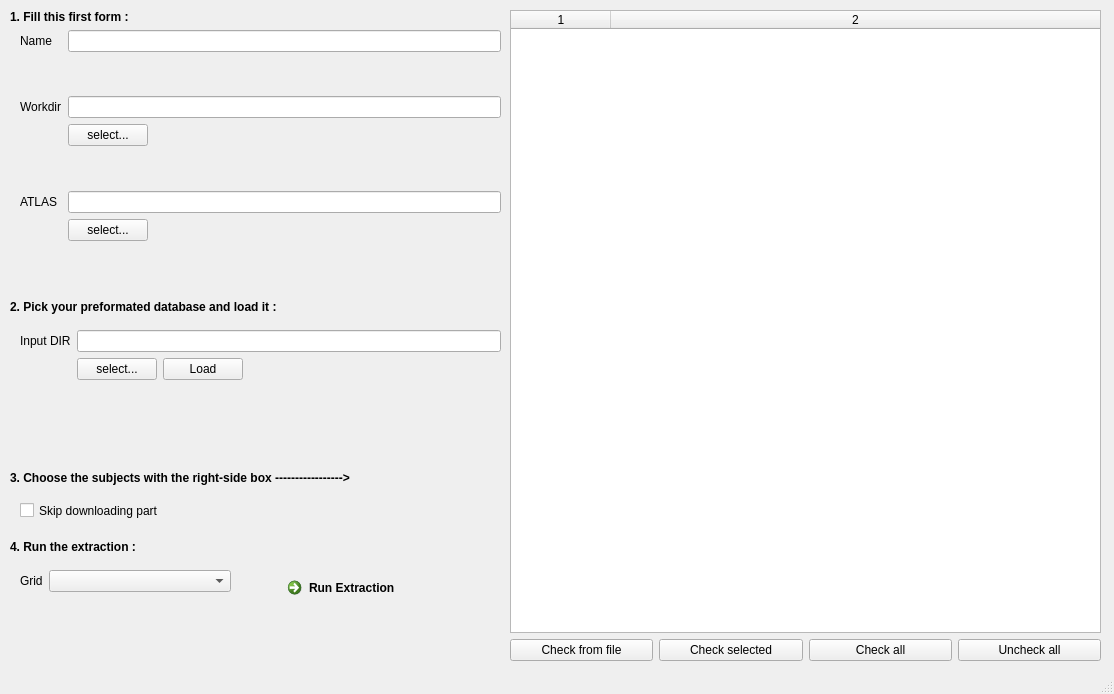
<?xml version="1.0" encoding="UTF-8"?>
<ui version="4.0">
 <class>LesionTool</class>
 <widget class="QMainWindow" name="LesionTool">
  <property name="geometry">
   <rect>
    <x>0</x>
    <y>0</y>
    <width>1114</width>
    <height>694</height>
   </rect>
  </property>
  <property name="windowTitle">
   <string>WAIMEA Tool</string>
  </property>
  <widget class="QWidget" name="centralwidget">
   <widget class="QWidget" name="formLayoutWidget">
    <property name="geometry">
     <rect>
      <x>20</x>
      <y>570</y>
      <width>211</width>
      <height>61</height>
     </rect>
    </property>
    <layout class="QFormLayout" name="formLayout_2">
     <property name="fieldGrowthPolicy">
      <enum>QFormLayout::AllNonFixedFieldsGrow</enum>
     </property>
     <item row="1" column="0">
      <widget class="QLabel" name="label_29">
       <property name="text">
        <string>Grid</string>
       </property>
      </widget>
     </item>
     <item row="1" column="1">
      <widget class="QComboBox" name="grid_selector"/>
     </item>
    </layout>
   </widget>
   <widget class="QWidget" name="verticalLayoutWidget_2">
    <property name="geometry">
     <rect>
      <x>510</x>
      <y>10</y>
      <width>591</width>
      <height>651</height>
     </rect>
    </property>
    <layout class="QVBoxLayout" name="experimentsWidget">
     <item>
      <widget class="QTableWidget" name="SubjectWidget">
       <property name="frameShape">
        <enum>QFrame::StyledPanel</enum>
       </property>
       <property name="editTriggers">
        <set>QAbstractItemView::NoEditTriggers</set>
       </property>
       <property name="alternatingRowColors">
        <bool>true</bool>
       </property>
       <property name="gridStyle">
        <enum>Qt::NoPen</enum>
       </property>
       <property name="sortingEnabled">
        <bool>true</bool>
       </property>
       <property name="columnCount">
        <number>2</number>
       </property>
       <attribute name="horizontalHeaderCascadingSectionResizes">
        <bool>false</bool>
       </attribute>
       <attribute name="horizontalHeaderShowSortIndicator" stdset="0">
        <bool>true</bool>
       </attribute>
       <attribute name="horizontalHeaderStretchLastSection">
        <bool>true</bool>
       </attribute>
       <attribute name="verticalHeaderShowSortIndicator" stdset="0">
        <bool>true</bool>
       </attribute>
       <attribute name="verticalHeaderStretchLastSection">
        <bool>false</bool>
       </attribute>
       <column/>
       <column/>
      </widget>
     </item>
     <item>
      <layout class="QHBoxLayout" name="horizontalLayout">
       <item>
        <widget class="QPushButton" name="selectFromFile">
         <property name="text">
          <string>Check from file</string>
         </property>
        </widget>
       </item>
       <item>
        <widget class="QPushButton" name="selectionToggle">
         <property name="text">
          <string>Check selected</string>
         </property>
        </widget>
       </item>
       <item>
        <widget class="QPushButton" name="selectAll">
         <property name="text">
          <string>Check all</string>
         </property>
        </widget>
       </item>
       <item>
        <widget class="QPushButton" name="unselectAll">
         <property name="text">
          <string>Uncheck all</string>
         </property>
        </widget>
       </item>
      </layout>
     </item>
    </layout>
   </widget>
   <widget class="QLabel" name="label_4">
    <property name="geometry">
     <rect>
      <x>10</x>
      <y>540</y>
      <width>157</width>
      <height>14</height>
     </rect>
    </property>
    <property name="text">
     <string>&lt;html&gt;&lt;head/&gt;&lt;body&gt;&lt;p&gt;&lt;span style=&quot; font-weight:600;&quot;&gt;4. Run the extraction :&lt;/span&gt;&lt;/p&gt;&lt;/body&gt;&lt;/html&gt;</string>
    </property>
   </widget>
   <widget class="QLabel" name="label_3">
    <property name="geometry">
     <rect>
      <x>10</x>
      <y>300</y>
      <width>409</width>
      <height>14</height>
     </rect>
    </property>
    <property name="text">
     <string>&lt;html&gt;&lt;head/&gt;&lt;body&gt;&lt;p&gt;&lt;span style=&quot; font-weight:600;&quot;&gt;2. Pick your preformated database and load it :&lt;/span&gt;&lt;/p&gt;&lt;/body&gt;&lt;/html&gt;</string>
    </property>
   </widget>
   <widget class="QWidget" name="formLayoutWidget_2">
    <property name="geometry">
     <rect>
      <x>20</x>
      <y>330</y>
      <width>481</width>
      <height>71</height>
     </rect>
    </property>
    <layout class="QFormLayout" name="formLayout_3">
     <property name="fieldGrowthPolicy">
      <enum>QFormLayout::ExpandingFieldsGrow</enum>
     </property>
     <item row="0" column="1">
      <widget class="QLineEdit" name="inputDir">
       <property name="toolTip">
        <string>XNAT server address</string>
       </property>
       <property name="inputMethodHints">
        <set>Qt::ImhUrlCharactersOnly</set>
       </property>
       <property name="text">
        <string/>
       </property>
      </widget>
     </item>
     <item row="2" column="1">
      <layout class="QHBoxLayout" name="horizontalLayout_5">
       <item>
        <widget class="QPushButton" name="pushButton_inputDir">
         <property name="text">
          <string>select...</string>
         </property>
        </widget>
       </item>
       <item>
        <widget class="QPushButton" name="pushButton_loadInputDir">
         <property name="text">
          <string>Load</string>
         </property>
        </widget>
       </item>
       <item>
        <spacer name="horizontalSpacer_5">
         <property name="orientation">
          <enum>Qt::Horizontal</enum>
         </property>
         <property name="sizeHint" stdset="0">
          <size>
           <width>40</width>
           <height>20</height>
          </size>
         </property>
        </spacer>
       </item>
      </layout>
     </item>
     <item row="0" column="0">
      <widget class="QLabel" name="label_17">
       <property name="text">
        <string>Input DIR</string>
       </property>
      </widget>
     </item>
    </layout>
   </widget>
   <widget class="QWidget" name="formLayoutWidget_3">
    <property name="geometry">
     <rect>
      <x>20</x>
      <y>30</y>
      <width>481</width>
      <height>211</height>
     </rect>
    </property>
    <layout class="QFormLayout" name="formLayout_4">
     <property name="fieldGrowthPolicy">
      <enum>QFormLayout::ExpandingFieldsGrow</enum>
     </property>
     <item row="0" column="0">
      <widget class="QLabel" name="label_26">
       <property name="text">
        <string>Name</string>
       </property>
      </widget>
     </item>
     <item row="3" column="0">
      <widget class="QLabel" name="label_24">
       <property name="text">
        <string>Workdir</string>
       </property>
      </widget>
     </item>
     <item row="4" column="1">
      <widget class="QPushButton" name="pushButton_workDir">
       <property name="sizePolicy">
        <sizepolicy hsizetype="Minimum" vsizetype="Fixed">
         <horstretch>0</horstretch>
         <verstretch>0</verstretch>
        </sizepolicy>
       </property>
       <property name="text">
        <string>select...</string>
       </property>
      </widget>
     </item>
     <item row="6" column="0">
      <widget class="QLabel" name="label_25">
       <property name="text">
        <string>ATLAS</string>
       </property>
      </widget>
     </item>
     <item row="7" column="1">
      <widget class="QPushButton" name="pushButton_atlas">
       <property name="sizePolicy">
        <sizepolicy hsizetype="Minimum" vsizetype="Fixed">
         <horstretch>0</horstretch>
         <verstretch>0</verstretch>
        </sizepolicy>
       </property>
       <property name="text">
        <string>select...</string>
       </property>
      </widget>
     </item>
     <item row="2" column="1">
      <spacer name="verticalSpacer_4">
       <property name="orientation">
        <enum>Qt::Vertical</enum>
       </property>
       <property name="sizeHint" stdset="0">
        <size>
         <width>20</width>
         <height>40</height>
        </size>
       </property>
      </spacer>
     </item>
     <item row="5" column="1">
      <spacer name="verticalSpacer_5">
       <property name="orientation">
        <enum>Qt::Vertical</enum>
       </property>
       <property name="sizeHint" stdset="0">
        <size>
         <width>20</width>
         <height>40</height>
        </size>
       </property>
      </spacer>
     </item>
     <item row="0" column="1">
      <widget class="QLineEdit" name="name">
       <property name="toolTip">
        <string>XNAT server address</string>
       </property>
       <property name="inputMethodHints">
        <set>Qt::ImhUrlCharactersOnly</set>
       </property>
       <property name="text">
        <string/>
       </property>
      </widget>
     </item>
     <item row="3" column="1">
      <widget class="QLineEdit" name="workDir">
       <property name="toolTip">
        <string>XNAT server address</string>
       </property>
       <property name="inputMethodHints">
        <set>Qt::ImhUrlCharactersOnly</set>
       </property>
       <property name="text">
        <string/>
       </property>
      </widget>
     </item>
     <item row="6" column="1">
      <widget class="QLineEdit" name="atlas">
       <property name="toolTip">
        <string>XNAT server address</string>
       </property>
       <property name="inputMethodHints">
        <set>Qt::ImhUrlCharactersOnly</set>
       </property>
       <property name="text">
        <string/>
       </property>
      </widget>
     </item>
    </layout>
   </widget>
   <widget class="QLabel" name="label_5">
    <property name="geometry">
     <rect>
      <x>10</x>
      <y>10</y>
      <width>409</width>
      <height>14</height>
     </rect>
    </property>
    <property name="text">
     <string>&lt;html&gt;&lt;head/&gt;&lt;body&gt;&lt;p&gt;&lt;span style=&quot; font-weight:600;&quot;&gt;1. Fill this first form :&lt;/span&gt;&lt;/p&gt;&lt;/body&gt;&lt;/html&gt;</string>
    </property>
   </widget>
   <widget class="QLabel" name="label_6">
    <property name="geometry">
     <rect>
      <x>10</x>
      <y>470</y>
      <width>461</width>
      <height>16</height>
     </rect>
    </property>
    <property name="text">
     <string>&lt;html&gt;&lt;head/&gt;&lt;body&gt;&lt;p&gt;&lt;span style=&quot; font-weight:600;&quot;&gt;3. Choose the subjects with the right-side box -----------------&amp;gt;&lt;/span&gt;&lt;/p&gt;&lt;/body&gt;&lt;/html&gt;</string>
    </property>
   </widget>
   <widget class="QCommandLinkButton" name="runButton">
    <property name="geometry">
     <rect>
      <x>280</x>
      <y>570</y>
      <width>178</width>
      <height>36</height>
     </rect>
    </property>
    <property name="toolTip">
     <string>launch the selected pipeline on the selected data with current parameters</string>
    </property>
    <property name="layoutDirection">
     <enum>Qt::LeftToRight</enum>
    </property>
    <property name="text">
     <string>Run Extraction</string>
    </property>
    <property name="description">
     <string/>
    </property>
   </widget>
   <widget class="QCheckBox" name="skipDownload">
    <property name="geometry">
     <rect>
      <x>20</x>
      <y>500</y>
      <width>281</width>
      <height>21</height>
     </rect>
    </property>
    <property name="text">
     <string>Skip downloading part</string>
    </property>
   </widget>
  </widget>
  <widget class="QStatusBar" name="statusBar">
   <property name="enabled">
    <bool>true</bool>
   </property>
  </widget>
  <action name="actionConfigure">
   <property name="text">
    <string>manage configurations</string>
   </property>
  </action>
  <action name="actionAbout">
   <property name="text">
    <string>About...</string>
   </property>
  </action>
  <action name="actionQuit">
   <property name="text">
    <string>quit</string>
   </property>
  </action>
 </widget>
 <resources/>
 <connections/>
</ui>
